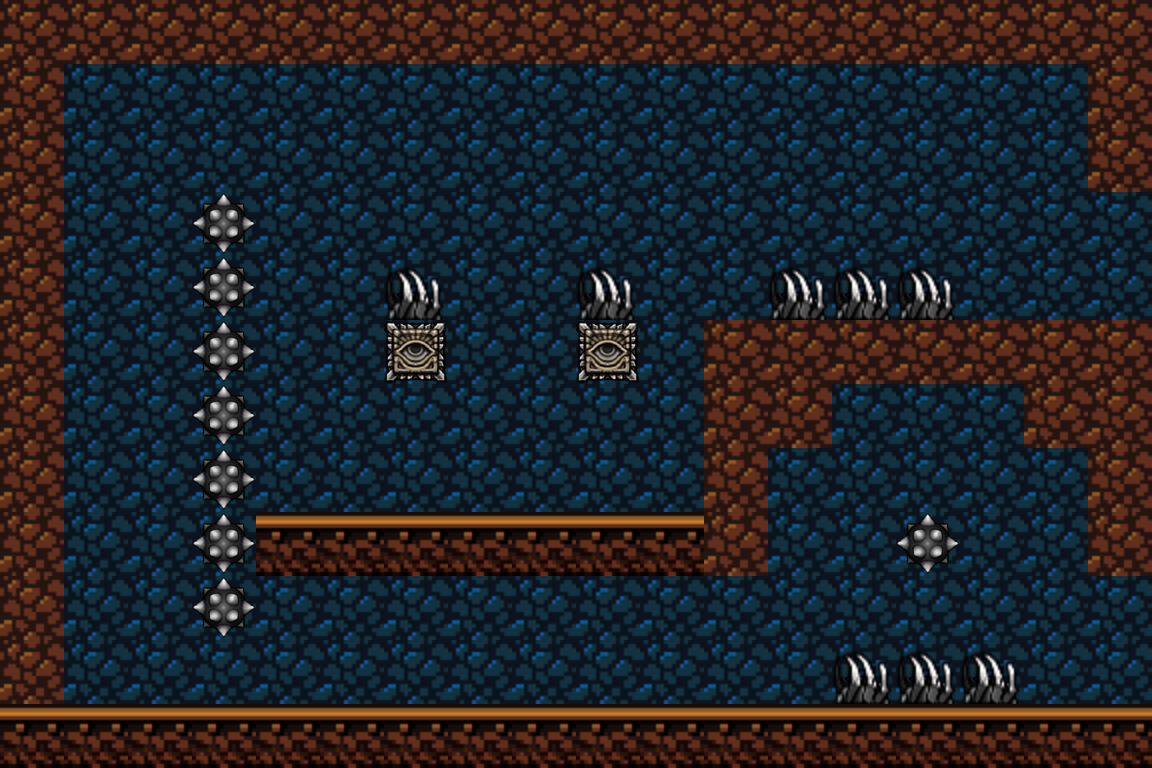

This is a level from a 2D game, rendered from its Tiled map with the project's own tilesets. A one-line summary and the complete map file follow:
An orthogonal 18x12 tile map with 64x64 px tiles, 2 tile layers (Capa de Patrones 1, Capa de patrones 2).

<map version="1.2" tiledversion="1.2.3" orientation="orthogonal" renderorder="right-down" width="18" height="12" tilewidth="64" tileheight="64" infinite="0" nextlayerid="3" nextobjectid="1">
 <tileset firstgid="1" source="Map.tsx" />
 <layer id="1" name="Capa de Patrones 1" width="18" height="12">
  <data encoding="csv">
18,18,18,18,18,18,18,18,18,18,18,18,18,18,18,18,18,18,
18,18,18,18,18,18,18,18,18,18,18,18,18,18,18,18,18,18,
18,18,18,18,18,18,18,18,18,18,18,18,18,18,18,18,18,18,
18,18,18,18,18,18,18,18,18,18,18,18,18,18,18,18,18,18,
18,18,18,18,18,18,18,18,18,18,18,18,18,18,18,18,18,18,
18,18,18,18,18,18,18,18,18,18,18,18,18,18,18,18,18,18,
18,18,18,18,18,18,18,18,18,18,18,18,18,18,18,18,18,18,
18,18,18,18,18,18,18,18,18,18,18,18,18,18,18,18,18,18,
18,18,18,18,18,18,18,18,18,18,18,18,18,18,18,18,18,18,
18,18,18,18,18,18,18,18,18,18,18,18,18,18,18,18,18,18,
18,18,18,18,18,18,18,18,18,18,18,18,18,18,18,18,18,18,
18,18,18,18,18,18,18,18,18,18,18,18,18,18,18,18,18,18
</data>
 </layer>
 <layer id="2" name="Capa de patrones 2" width="18" height="12">
  <data encoding="csv">
13,13,13,13,13,13,13,13,13,13,13,13,13,13,13,13,13,13,
13,0,0,0,0,0,0,0,0,0,0,0,0,0,0,0,0,13,
13,0,0,0,0,0,0,0,0,0,0,0,0,0,0,0,0,13,
13,0,0,21,0,0,0,0,0,0,0,0,0,0,0,0,0,0,
13,0,0,21,0,0,19,0,0,19,0,0,19,19,19,0,0,0,
13,0,0,21,0,0,14,0,0,14,0,13,13,13,13,13,13,13,
13,0,0,21,0,0,0,0,0,0,0,13,13,0,0,0,13,13,
13,0,0,21,0,0,0,0,0,0,0,13,0,0,0,0,0,13,
13,0,0,21,4,4,4,4,4,4,4,13,0,0,21,0,0,13,
13,0,0,21,0,0,0,0,0,0,0,0,0,0,0,0,0,0,
13,0,0,0,0,0,0,0,0,0,0,0,0,19,19,19,0,0,
4,4,4,4,4,4,4,4,4,4,4,4,4,4,4,4,4,4
</data>
 </layer>
</map>